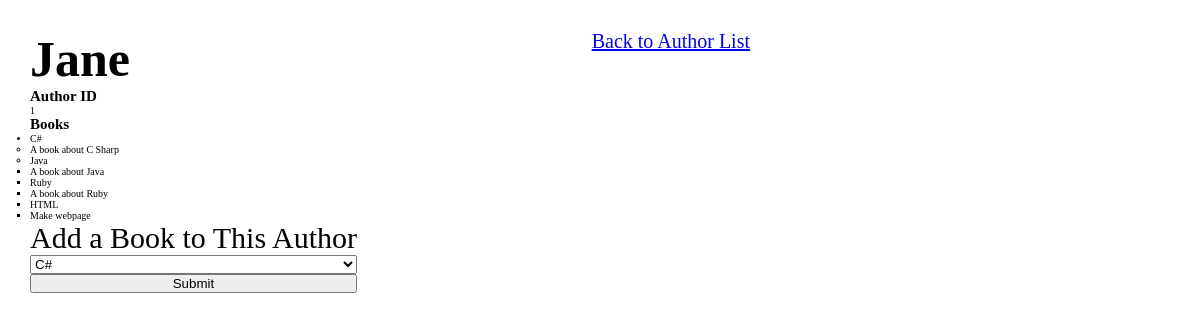
Screenshot of /authors/1 with the database file from the repository.
### books_authors_app/models.py (models this page shows, shortened)
class Authors(models.Model):
    first_name = models.CharField(max_length=45)
    last_name = models.CharField(max_length=45)
    notes = models.TextField(null=True)
    books = models.ManyToManyField(Books, related_name= "book_authors")
    created_at = models.DateTimeField(auto_now_add=True)
    updated_at = models.DateTimeField(auto_now=True)

class Books(models.Model):
    title = models.CharField(max_length=255)
    desc = models.TextField()
    created_at = models.DateTimeField(auto_now_add=True)
    updated_at = models.DateTimeField(auto_now=True)

### books_authors_app/views.py (the view)
# urls.py: path("authors/<int:author_id>", views.author_profile),
def author_profile(request, author_id):
    this_author = Authors.objects.get(id=author_id)
    context = {
    "an_author": this_author,
    "all_the_books":Books.objects.all()
    }
    return render(request, "author_profile.html", context)

### books_authors_app/templates/author_profile.html (shortened to what this page needs)
<!DOCTYPE html>
<html lang="en-US">
<head>
    {% load static %}
    <link rel="stylesheet" href="{% static 'style.css' %}">
</head>
<body>
    <div id="wrapper">
        <div id="book_info">
            <h1>{{an_author.first_name}} {{an.author.last_name}}</h1>
            <h2>Author ID</h2>
            <p>{{an_author.id}}</p>
            <h2>Books</h2>
            <ul>
            {% for book in an_author.books.all %}
                <li>{{book.title}}
                    <ul>
                        <li>{{book.desc}}</li>
                </li>
            {% endfor %}
            </ul>
            <form action="/authors/{{an_author.id}}/add_book" method="POST">
                <label for="book_id">Add a Book to This Author</label>
                <select name="book_id">
                    {% for book in all_the_books %}
                    <option value="{{book.id}}">{{book.title}}</option>
                    {% endfor %}
                </select>
                <button type="submit">Submit</button>
            </form>
        </div>
        <div id = "home">
            <a href="/authors">Back to Author List</a>
        </div>
    </div>
</body>
</html>

### books_authors_app/static/style.css (style rules this page uses)
* { margin:0; padding:0; }
html { font-size:10px; }
#wrapper { display: flex; justify-content: space-between; width: 60%; padding:3rem; }
form { display: flex; flex-direction: column; }
form { font-size:3rem; }
h1 { font-size:5rem; }
td, a { font-size:2rem; }

### rows the page displays
Authors: first_name "Jane", id "1"
Books: title "C#", desc "A book about C Sharp"
Books: title "Java", desc "A book about Java"
Books: title "Ruby", desc "A book about Ruby"
Books: title "HTML", desc "Make webpage"

### other values shown
form field book_id "C#"
